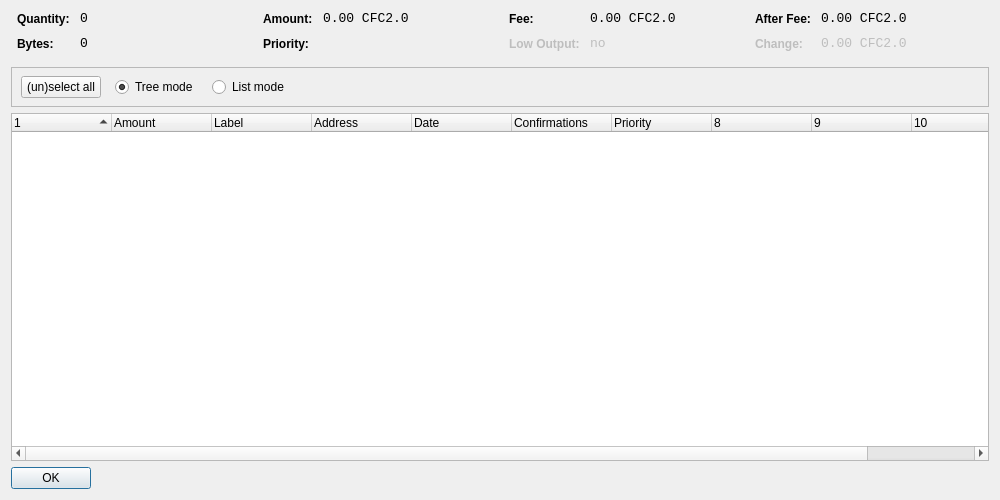
<?xml version="1.0" encoding="UTF-8"?>
<ui version="4.0">
 <class>CoinControlDialog</class>
 <widget class="QDialog" name="CoinControlDialog">
  <property name="geometry">
   <rect>
    <x>0</x>
    <y>0</y>
    <width>1000</width>
    <height>500</height>
   </rect>
  </property>
  <property name="windowTitle">
   <string>Coin Control</string>
  </property>
  <layout class="QVBoxLayout" name="verticalLayout">
   <item>
    <layout class="QHBoxLayout" name="horizontalLayoutTop" stretch="0,0,0,0">
     <property name="topMargin">
      <number>0</number>
     </property>
     <property name="bottomMargin">
      <number>10</number>
     </property>
     <item>
      <layout class="QFormLayout" name="formLayoutCoinControl1">
       <property name="horizontalSpacing">
        <number>10</number>
       </property>
       <property name="verticalSpacing">
        <number>10</number>
       </property>
       <property name="leftMargin">
        <number>6</number>
       </property>
       <property name="rightMargin">
        <number>6</number>
       </property>
       <item row="0" column="0">
        <widget class="QLabel" name="labelCoinControlQuantityText">
         <property name="styleSheet">
          <string notr="true">font-weight:bold;</string>
         </property>
         <property name="text">
          <string>Quantity:</string>
         </property>
        </widget>
       </item>
       <item row="0" column="1">
        <widget class="QLabel" name="labelCoinControlQuantity">
         <property name="font">
          <font>
           <family>Monospace</family>
           <pointsize>10</pointsize>
          </font>
         </property>
         <property name="cursor">
          <cursorShape>IBeamCursor</cursorShape>
         </property>
         <property name="contextMenuPolicy">
          <enum>Qt::ActionsContextMenu</enum>
         </property>
         <property name="text">
          <string>0</string>
         </property>
         <property name="textInteractionFlags">
          <set>Qt::LinksAccessibleByMouse|Qt::TextSelectableByKeyboard|Qt::TextSelectableByMouse</set>
         </property>
        </widget>
       </item>
       <item row="1" column="0">
        <widget class="QLabel" name="labelCoinControlBytesText">
         <property name="styleSheet">
          <string notr="true">font-weight:bold;</string>
         </property>
         <property name="text">
          <string>Bytes:</string>
         </property>
        </widget>
       </item>
       <item row="1" column="1">
        <widget class="QLabel" name="labelCoinControlBytes">
         <property name="font">
          <font>
           <family>Monospace</family>
           <pointsize>10</pointsize>
          </font>
         </property>
         <property name="cursor">
          <cursorShape>IBeamCursor</cursorShape>
         </property>
         <property name="contextMenuPolicy">
          <enum>Qt::ActionsContextMenu</enum>
         </property>
         <property name="text">
          <string>0</string>
         </property>
         <property name="textInteractionFlags">
          <set>Qt::LinksAccessibleByMouse|Qt::TextSelectableByKeyboard|Qt::TextSelectableByMouse</set>
         </property>
        </widget>
       </item>
      </layout>
     </item>
     <item>
      <layout class="QFormLayout" name="formLayoutCoinControl2">
       <property name="horizontalSpacing">
        <number>10</number>
       </property>
       <property name="verticalSpacing">
        <number>10</number>
       </property>
       <property name="leftMargin">
        <number>6</number>
       </property>
       <property name="rightMargin">
        <number>6</number>
       </property>
       <item row="0" column="0">
        <widget class="QLabel" name="labelCoinControlAmountText">
         <property name="styleSheet">
          <string notr="true">font-weight:bold;</string>
         </property>
         <property name="text">
          <string>Amount:</string>
         </property>
        </widget>
       </item>
       <item row="0" column="1">
        <widget class="QLabel" name="labelCoinControlAmount">
         <property name="font">
          <font>
           <family>Monospace</family>
           <pointsize>10</pointsize>
          </font>
         </property>
         <property name="cursor">
          <cursorShape>IBeamCursor</cursorShape>
         </property>
         <property name="contextMenuPolicy">
          <enum>Qt::ActionsContextMenu</enum>
         </property>
         <property name="text">
          <string>0.00 CFC2.0</string>
         </property>
         <property name="textInteractionFlags">
          <set>Qt::LinksAccessibleByMouse|Qt::TextSelectableByKeyboard|Qt::TextSelectableByMouse</set>
         </property>
        </widget>
       </item>
       <item row="1" column="0">
        <widget class="QLabel" name="labelCoinControlPriorityText">
         <property name="styleSheet">
          <string notr="true">font-weight:bold;</string>
         </property>
         <property name="text">
          <string>Priority:</string>
         </property>
        </widget>
       </item>
       <item row="1" column="1">
        <widget class="QLabel" name="labelCoinControlPriority">
         <property name="font">
          <font>
           <family>Monospace</family>
           <pointsize>10</pointsize>
          </font>
         </property>
         <property name="cursor">
          <cursorShape>IBeamCursor</cursorShape>
         </property>
         <property name="contextMenuPolicy">
          <enum>Qt::ActionsContextMenu</enum>
         </property>
         <property name="text">
          <string/>
         </property>
         <property name="textInteractionFlags">
          <set>Qt::LinksAccessibleByMouse|Qt::TextSelectableByKeyboard|Qt::TextSelectableByMouse</set>
         </property>
        </widget>
       </item>
      </layout>
     </item>
     <item>
      <layout class="QFormLayout" name="formLayoutCoinControl3">
       <property name="horizontalSpacing">
        <number>10</number>
       </property>
       <property name="verticalSpacing">
        <number>10</number>
       </property>
       <property name="leftMargin">
        <number>6</number>
       </property>
       <property name="rightMargin">
        <number>6</number>
       </property>
       <item row="0" column="0">
        <widget class="QLabel" name="labelCoinControlFeeText">
         <property name="styleSheet">
          <string notr="true">font-weight:bold;</string>
         </property>
         <property name="text">
          <string>Fee:</string>
         </property>
        </widget>
       </item>
       <item row="0" column="1">
        <widget class="QLabel" name="labelCoinControlFee">
         <property name="font">
          <font>
           <family>Monospace</family>
           <pointsize>10</pointsize>
          </font>
         </property>
         <property name="cursor">
          <cursorShape>IBeamCursor</cursorShape>
         </property>
         <property name="contextMenuPolicy">
          <enum>Qt::ActionsContextMenu</enum>
         </property>
         <property name="text">
          <string>0.00 CFC2.0</string>
         </property>
         <property name="textInteractionFlags">
          <set>Qt::LinksAccessibleByMouse|Qt::TextSelectableByKeyboard|Qt::TextSelectableByMouse</set>
         </property>
        </widget>
       </item>
       <item row="1" column="0">
        <widget class="QLabel" name="labelCoinControlLowOutputText">
         <property name="enabled">
          <bool>false</bool>
         </property>
         <property name="styleSheet">
          <string notr="true">font-weight:bold;</string>
         </property>
         <property name="text">
          <string>Low Output:</string>
         </property>
        </widget>
       </item>
       <item row="1" column="1">
        <widget class="QLabel" name="labelCoinControlLowOutput">
         <property name="enabled">
          <bool>false</bool>
         </property>
         <property name="font">
          <font>
           <family>Monospace</family>
           <pointsize>10</pointsize>
          </font>
         </property>
         <property name="cursor">
          <cursorShape>IBeamCursor</cursorShape>
         </property>
         <property name="contextMenuPolicy">
          <enum>Qt::ActionsContextMenu</enum>
         </property>
         <property name="text">
          <string>no</string>
         </property>
         <property name="textInteractionFlags">
          <set>Qt::LinksAccessibleByMouse|Qt::TextSelectableByKeyboard|Qt::TextSelectableByMouse</set>
         </property>
        </widget>
       </item>
      </layout>
     </item>
     <item>
      <layout class="QFormLayout" name="formLayoutCoinControl4">
       <property name="horizontalSpacing">
        <number>10</number>
       </property>
       <property name="verticalSpacing">
        <number>10</number>
       </property>
       <property name="leftMargin">
        <number>6</number>
       </property>
       <property name="rightMargin">
        <number>6</number>
       </property>
       <item row="0" column="0">
        <widget class="QLabel" name="labelCoinControlAfterFeeText">
         <property name="styleSheet">
          <string notr="true">font-weight:bold;</string>
         </property>
         <property name="text">
          <string>After Fee:</string>
         </property>
        </widget>
       </item>
       <item row="0" column="1">
        <widget class="QLabel" name="labelCoinControlAfterFee">
         <property name="font">
          <font>
           <family>Monospace</family>
           <pointsize>10</pointsize>
          </font>
         </property>
         <property name="cursor">
          <cursorShape>IBeamCursor</cursorShape>
         </property>
         <property name="contextMenuPolicy">
          <enum>Qt::ActionsContextMenu</enum>
         </property>
         <property name="text">
          <string>0.00 CFC2.0</string>
         </property>
         <property name="textInteractionFlags">
          <set>Qt::LinksAccessibleByMouse|Qt::TextSelectableByKeyboard|Qt::TextSelectableByMouse</set>
         </property>
        </widget>
       </item>
       <item row="1" column="0">
        <widget class="QLabel" name="labelCoinControlChangeText">
         <property name="enabled">
          <bool>false</bool>
         </property>
         <property name="styleSheet">
          <string notr="true">font-weight:bold;</string>
         </property>
         <property name="text">
          <string>Change:</string>
         </property>
        </widget>
       </item>
       <item row="1" column="1">
        <widget class="QLabel" name="labelCoinControlChange">
         <property name="enabled">
          <bool>false</bool>
         </property>
         <property name="font">
          <font>
           <family>Monospace</family>
           <pointsize>10</pointsize>
          </font>
         </property>
         <property name="cursor">
          <cursorShape>IBeamCursor</cursorShape>
         </property>
         <property name="contextMenuPolicy">
          <enum>Qt::ActionsContextMenu</enum>
         </property>
         <property name="text">
          <string>0.00 CFC2.0</string>
         </property>
         <property name="textInteractionFlags">
          <set>Qt::LinksAccessibleByMouse|Qt::TextSelectableByKeyboard|Qt::TextSelectableByMouse</set>
         </property>
        </widget>
       </item>
      </layout>
     </item>
    </layout>
   </item>
   <item>
    <widget class="QFrame" name="frame">
     <property name="minimumSize">
      <size>
       <width>0</width>
       <height>40</height>
      </size>
     </property>
     <property name="frameShape">
      <enum>QFrame::StyledPanel</enum>
     </property>
     <property name="frameShadow">
      <enum>QFrame::Sunken</enum>
     </property>
     <widget class="QWidget" name="horizontalLayoutWidget">
      <property name="geometry">
       <rect>
        <x>10</x>
        <y>0</y>
        <width>781</width>
        <height>41</height>
       </rect>
      </property>
      <layout class="QHBoxLayout" name="horizontalLayoutPanel" stretch="0,0,0,0,0">
       <property name="spacing">
        <number>14</number>
       </property>
       <item>
        <widget class="QPushButton" name="pushButtonSelectAll">
         <property name="sizePolicy">
          <sizepolicy hsizetype="Maximum" vsizetype="Fixed">
           <horstretch>0</horstretch>
           <verstretch>0</verstretch>
          </sizepolicy>
         </property>
         <property name="text">
          <string>(un)select all</string>
         </property>
        </widget>
       </item>
       <item>
        <widget class="QRadioButton" name="radioTreeMode">
         <property name="sizePolicy">
          <sizepolicy hsizetype="Maximum" vsizetype="Fixed">
           <horstretch>0</horstretch>
           <verstretch>0</verstretch>
          </sizepolicy>
         </property>
         <property name="text">
          <string>Tree mode</string>
         </property>
         <property name="checked">
          <bool>true</bool>
         </property>
        </widget>
       </item>
       <item>
        <widget class="QRadioButton" name="radioListMode">
         <property name="sizePolicy">
          <sizepolicy hsizetype="Maximum" vsizetype="Fixed">
           <horstretch>0</horstretch>
           <verstretch>0</verstretch>
          </sizepolicy>
         </property>
         <property name="text">
          <string>List mode</string>
         </property>
        </widget>
       </item>
       <item>
        <spacer name="horizontalSpacer">
         <property name="orientation">
          <enum>Qt::Horizontal</enum>
         </property>
         <property name="sizeHint" stdset="0">
          <size>
           <width>40</width>
           <height>20</height>
          </size>
         </property>
        </spacer>
       </item>
      </layout>
     </widget>
    </widget>
   </item>
   <item>
    <widget class="CoinControlTreeWidget" name="treeWidget">
     <property name="contextMenuPolicy">
      <enum>Qt::CustomContextMenu</enum>
     </property>
     <property name="sortingEnabled">
      <bool>false</bool>
     </property>
     <property name="columnCount">
      <number>11</number>
     </property>
     <attribute name="headerShowSortIndicator" stdset="0">
      <bool>true</bool>
     </attribute>
     <attribute name="headerStretchLastSection">
      <bool>false</bool>
     </attribute>
     <column>
      <property name="text">
       <string/>
      </property>
     </column>
     <column>
      <property name="text">
       <string>Amount</string>
      </property>
     </column>
     <column>
      <property name="text">
       <string>Label</string>
      </property>
     </column>
     <column>
      <property name="text">
       <string>Address</string>
      </property>
     </column>
     <column>
      <property name="text">
       <string>Date</string>
      </property>
     </column>
     <column>
      <property name="text">
       <string>Confirmations</string>
      </property>
      <property name="toolTip">
       <string>Confirmed</string>
      </property>
     </column>
     <column>
      <property name="text">
       <string>Priority</string>
      </property>
     </column>
     <column>
      <property name="text">
       <string/>
      </property>
     </column>
     <column>
      <property name="text">
       <string/>
      </property>
     </column>
     <column>
      <property name="text">
       <string/>
      </property>
     </column>
     <column>
      <property name="text">
       <string/>
      </property>
     </column>
    </widget>
   </item>
   <item>
    <widget class="QDialogButtonBox" name="buttonBox">
     <property name="sizePolicy">
      <sizepolicy hsizetype="Maximum" vsizetype="Fixed">
       <horstretch>0</horstretch>
       <verstretch>0</verstretch>
      </sizepolicy>
     </property>
     <property name="orientation">
      <enum>Qt::Horizontal</enum>
     </property>
     <property name="standardButtons">
      <set>QDialogButtonBox::Ok</set>
     </property>
    </widget>
   </item>
  </layout>
 </widget>
 <customwidgets>
  <customwidget>
   <class>CoinControlTreeWidget</class>
   <extends>QTreeWidget</extends>
   <header>coincontroltreewidget.h</header>
  </customwidget>
 </customwidgets>
 <resources/>
 <connections/>
</ui>
